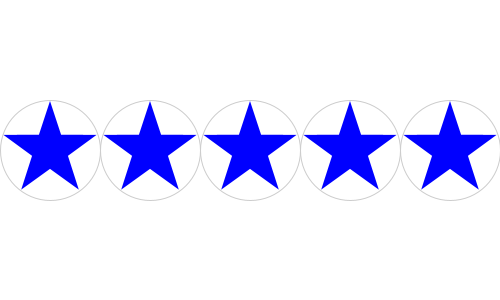
Frame 1 (no input)
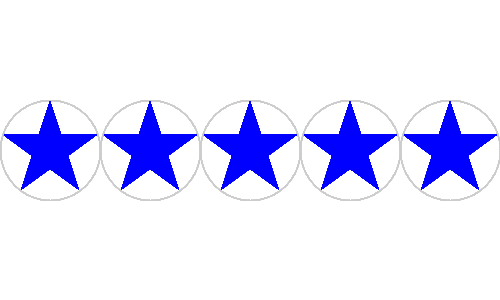
Frame 60 (the mouse pressed at the canvas centre just before this capture)
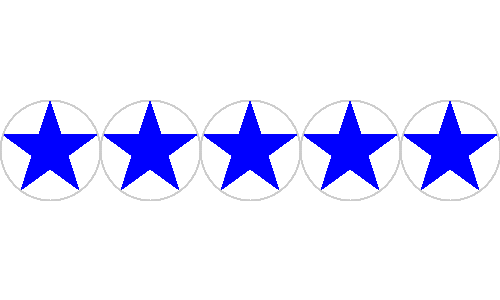
Frame 120 (the mouse held since frame 60 and released just before this capture)

The Processing sketch that drew these frames (run headless with seeded random() and noise(); from frame 60 on, the mouse is pressed at the canvas centre):

// Processing sketch: fp_pg_q_05_16
// ── fp_pg_q_05_16.pde
// 問題 5.16 変数を用いて直径 100 画素の円に内接する★型を 5 個横に並べて描画せよ．
void setup() {
  size(500, 300);
  background(255, 255, 255);
}

void draw() {
  int cnt = 5;
  float r = 50;
  float o = 49;
  float i = (o / 2) * 0.77;

  for(float x = (width/2 - ((2 * r) * (cnt / 2))); x <= (width/2 + ((2 * r) * (cnt / 2))); x+=2*r) {
    // draw circle
    strokeWeight(1.0);
    stroke(204, 204, 204);
    noFill();
    ellipse(x, height/2, 2 * r, 2 * r);
    // drow star
    noStroke();
    fill(0, 0, 255);
    star(x, height/2, o, i, 5, PI/2);
  }
}

//------------------------------------------------------------------//
// flot x Center x coordinate
// flot y Center y coordinate
// float CircumscribedCircle Radius of circumscribed circle
// float InscribedCircle Radius of inscribed circle
// int p  denominator rate
// float rotatete Rotational correction rate
//------------------------------------------------------------------//
void star(float x, float y, float CircumscribedCircle, float InscribedCircle, int p, float rotatete) {
  int cnt = p * 2;
  float radius = 0;

  // http://www.d-improvement.jp/learning/processing/2011-a/08.html
  pushMatrix();
  translate(x, y);
  rotate(rotatete);
  beginShape();
  for (int i = 1; i <= cnt; i++) {
    if (i % 2 == 0) {
      radius = InscribedCircle;
    } else {
      radius = CircumscribedCircle;
    }
    vertex(radius * cos(radians(360 * i/cnt)), radius * sin(radians(360 * i/cnt)));
  }
  endShape(CLOSE);
  popMatrix();
}
